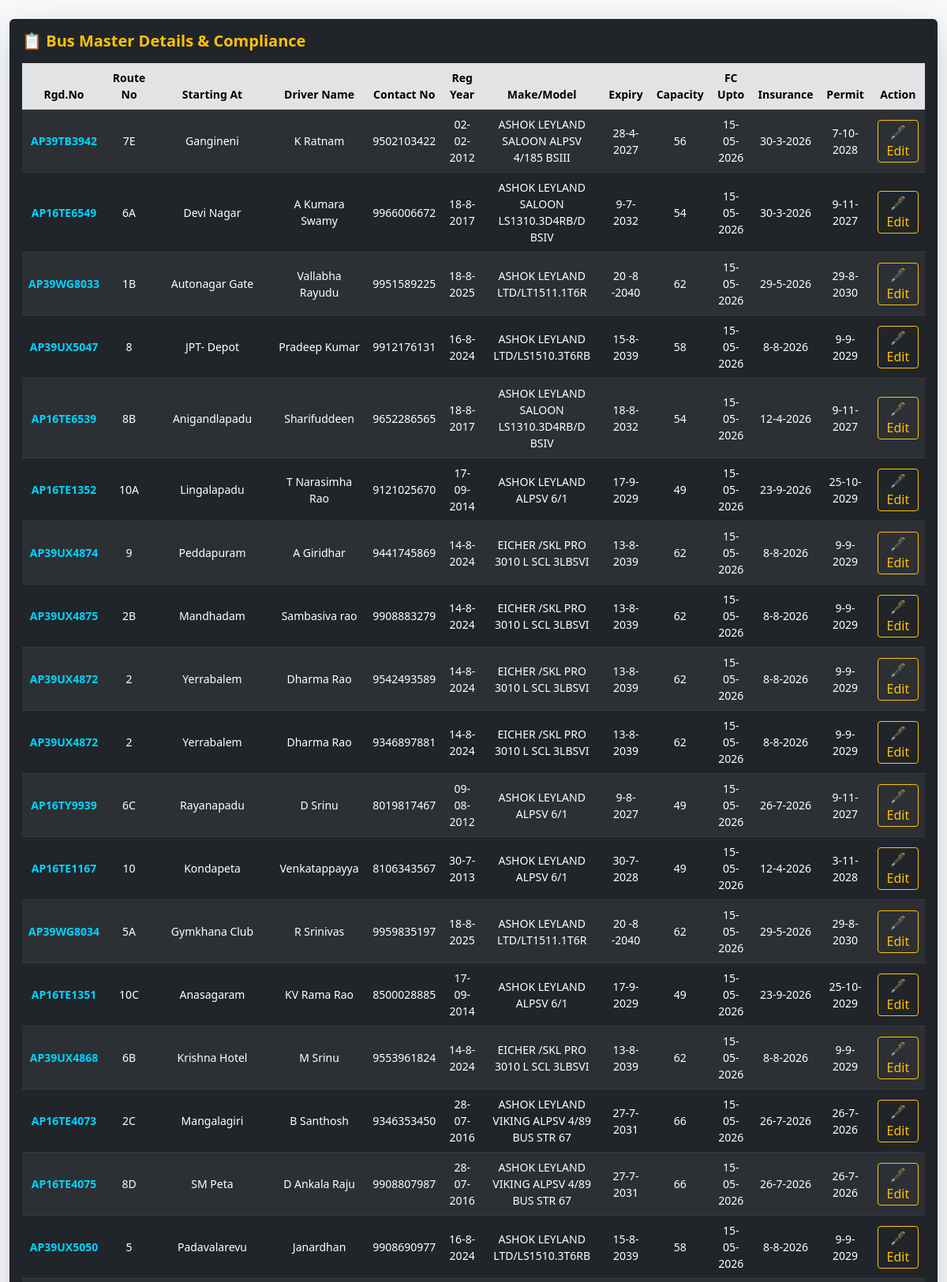
/master_details (upper part), run on the app's committed database.
### tables this page shows
CREATE TABLE buses (
            id INTEGER PRIMARY KEY AUTOINCREMENT,
            bus_rgdno TEXT,
            route_no TEXT,
            starting_at TEXT,
            driver_name TEXT,
            contact_no TEXT,
            year_reg TEXT,
            make_model TEXT,
            year_expiry TEXT,
            capacity TEXT,
            fc_date TEXT,
            insurance_date TEXT,
            permit_expiry TEXT
        );

### app.py (the view, shortened to what this page needs)
@app.route("/master_details", methods=['GET', 'POST'])
def master_details():
    conn = get_db_connection()
    buses = conn.execute("SELECT * FROM buses").fetchall()
    conn.close()
    return render_template("page5_master.html", buses=buses)

### app.py (called while the page is built)
def get_db_connection():
    conn = sqlite3.connect(DB_NAME)
    conn.row_factory = sqlite3.Row
    return conn

### templates/page5_master.html (shortened to what this page needs)
{% extends 'base.html' %}
{% block content %}
<div class="container-fluid mt-4">
    <div class="card bg-dark text-light shadow-lg p-3 border-0">
        <h5 class="text-warning mb-3 fw-bold">📋 Bus Master Details & Compliance</h5>
        <div class="table-responsive">
            <table class="table table-dark table-striped table-hover align-middle text-center small">
                <thead class="table-secondary text-dark">
                    <tr>
                        <th>Rgd.No</th><th>Route No</th><th>Starting At</th><th>Driver Name</th>
                        <th>Contact No</th><th>Reg Year</th><th>Make/Model</th><th>Expiry</th>
                        <th>Capacity</th><th>FC Upto</th><th>Insurance</th><th>Permit</th><th>Action</th>
                    </tr>
                </thead>
                <tbody>
                    {% for bus in buses %}
                    <tr>
                        <td class="text-info-custom">{{ bus.bus_rgdno }}</td>
                        <td>{{ bus.route_no }}</td><td>{{ bus.starting_at }}</td>
                        <td>{{ bus.driver_name }}</td><td>{{ bus.contact_no }}</td>
                        <td>{{ bus.year_reg }}</td><td>{{ bus.make_model }}</td>
                        <td>{{ bus.year_expiry }}</td><td>{{ bus.capacity }}</td>
                        <td>{{ bus.fc_date }}</td><td>{{ bus.insurance_date }}</td>
                        <td>{{ bus.permit_expiry }}</td>
                        <td><button class="btn btn-edit-outline" data-bs-toggle="modal" data-bs-target="#edit{{ bus.id }}">🖋 Edit</button></td>
                    </tr>
                    {% endfor %}
                </tbody>
            </table>
        </div>
    </div>
</div>
{% endblock %}

### templates/base.html (style rules this page uses)
body { background-color: #f8f9fa; }

### templates/page5_master.html (style rules this page uses)
.table-dark { background-color: #1a222b !important; }
.text-info-custom { color: #00d4ff !important; font-weight: bold; }
.btn-edit-outline { border: 1px solid #ffc107; color: #ffc107; background: transparent; padding: 2px 10px; border-radius: 4px; }

### data on the page
buses: bus_rgdno "AP39TB3942", route_no "7E", starting_at "Gangineni", driver_name "K Ratnam", contact_no "9502103422", year_reg "02-02-2012", make_model "ASHOK LEYLAND SALOON ALPSV 4/185 BSIII", year_expiry "28-4-2027", capacity "56", fc_date "15-05-2026", insurance_date "30-3-2026", permit_expiry "7-10-2028"
buses: bus_rgdno "AP16TE6549", route_no "6A", starting_at "Devi Nagar", driver_name "A Kumara Swamy", contact_no "9966006672", year_reg "18-8-2017", make_model "ASHOK LEYLAND SALOON LS1310.3D4RB/D BSIV", year_expiry "9-7-2032", capacity "54", fc_date "15-05-2026", insurance_date "30-3-2026", permit_expiry "9-11-2027"
buses: bus_rgdno "AP39WG8033", route_no "1B", starting_at "Autonagar Gate", driver_name "Vallabha Rayudu", contact_no "9951589225", year_reg "18-8-2025", make_model "ASHOK LEYLAND LTD/LT1511.1T6R", year_expiry "20 -8 -2040", capacity "62", fc_date "15-05-2026", insurance_date "29-5-2026", permit_expiry "29-8-2030"
buses: bus_rgdno "AP39UX5047", route_no "8", starting_at "JPT- Depot", driver_name "Pradeep Kumar", contact_no "9912176131", year_reg "16-8-2024", make_model "ASHOK LEYLAND LTD/LS1510.3T6RB", year_expiry "15-8-2039", capacity "58", fc_date "15-05-2026", insurance_date "8-8-2026", permit_expiry "9-9-2029"
buses: bus_rgdno "AP16TE6539", route_no "8B", starting_at "Anigandlapadu", driver_name "Sharifuddeen", contact_no "9652286565", year_reg "18-8-2017", make_model "ASHOK LEYLAND SALOON LS1310.3D4RB/D BSIV", year_expiry "18-8-2032", capacity "54", fc_date "15-05-2026", insurance_date "12-4-2026", permit_expiry "9-11-2027"
buses: bus_rgdno "AP16TE1352", route_no "10A", starting_at "Lingalapadu", driver_name "T Narasimha Rao", contact_no "9121025670", year_reg "17-09-2014", make_model "ASHOK LEYLAND ALPSV 6/1", year_expiry "17-9-2029", capacity "49", fc_date "15-05-2026", insurance_date "23-9-2026", permit_expiry "25-10-2029"
buses: bus_rgdno "AP39UX4874", route_no "9", starting_at "Peddapuram", driver_name "A Giridhar", contact_no "9441745869", year_reg "14-8-2024", make_model "EICHER /SKL PRO 3010 L SCL 3LBSVI", year_expiry "13-8-2039", capacity "62", fc_date "15-05-2026", insurance_date "8-8-2026", permit_expiry "9-9-2029"
buses: bus_rgdno "AP39UX4875", route_no "2B", starting_at "Mandhadam", driver_name "Sambasiva rao", contact_no "9908883279", year_reg "14-8-2024", make_model "EICHER /SKL PRO 3010 L SCL 3LBSVI", year_expiry "13-8-2039", capacity "62", fc_date "15-05-2026", insurance_date "8-8-2026", permit_expiry "9-9-2029"
buses: bus_rgdno "AP39UX4872", route_no "2", starting_at "Yerrabalem", driver_name "Dharma Rao", contact_no "9542493589", year_reg "14-8-2024", make_model "EICHER /SKL PRO 3010 L SCL 3LBSVI", year_expiry "13-8-2039", capacity "62", fc_date "15-05-2026", insurance_date "8-8-2026", permit_expiry "9-9-2029"
buses: bus_rgdno "AP39UX4872", route_no "2", starting_at "Yerrabalem", driver_name "Dharma Rao", contact_no "9346897881", year_reg "14-8-2024", make_model "EICHER /SKL PRO 3010 L SCL 3LBSVI", year_expiry "13-8-2039", capacity "62", fc_date "15-05-2026", insurance_date "8-8-2026", permit_expiry "9-9-2029"
buses: bus_rgdno "AP16TY9939", route_no "6C", starting_at "Rayanapadu", driver_name "D Srinu", contact_no "8019817467", year_reg "09-08-2012", make_model "ASHOK LEYLAND ALPSV 6/1", year_expiry "9-8-2027", capacity "49", fc_date "15-05-2026", insurance_date "26-7-2026", permit_expiry "9-11-2027"
buses: bus_rgdno "AP16TE1167", route_no "10", starting_at "Kondapeta", driver_name "Venkatappayya", contact_no "8106343567", year_reg "30-7-2013", make_model "ASHOK LEYLAND ALPSV 6/1", year_expiry "30-7-2028", capacity "49", fc_date "15-05-2026", insurance_date "12-4-2026", permit_expiry "3-11-2028"
buses: bus_rgdno "AP39WG8034", route_no "5A", starting_at "Gymkhana Club", driver_name "R Srinivas", contact_no "9959835197", year_reg "18-8-2025", make_model "ASHOK LEYLAND LTD/LT1511.1T6R", year_expiry "20 -8 -2040", capacity "62", fc_date "15-05-2026", insurance_date "29-5-2026", permit_expiry "29-8-2030"
buses: bus_rgdno "AP16TE1351", route_no "10C", starting_at "Anasagaram", driver_name "KV Rama Rao", contact_no "8500028885", year_reg "17-09-2014", make_model "ASHOK LEYLAND ALPSV 6/1", year_expiry "17-9-2029", capacity "49", fc_date "15-05-2026", insurance_date "23-9-2026", permit_expiry "25-10-2029"
buses: bus_rgdno "AP39UX4868", route_no "6B", starting_at "Krishna Hotel", driver_name "M Srinu", contact_no "9553961824", year_reg "14-8-2024", make_model "EICHER /SKL PRO 3010 L SCL 3LBSVI", year_expiry "13-8-2039", capacity "62", fc_date "15-05-2026", insurance_date "8-8-2026", permit_expiry "9-9-2029"
buses: bus_rgdno "AP16TE4073", route_no "2C", starting_at "Mangalagiri", driver_name "B Santhosh", contact_no "9346353450", year_reg "28-07-2016", make_model "ASHOK LEYLAND VIKING ALPSV 4/89 BUS STR 67", year_expiry "27-7-2031", capacity "66", fc_date "15-05-2026", insurance_date "26-7-2026", permit_expiry "26-7-2026"
buses: bus_rgdno "AP16TE4075", route_no "8D", starting_at "SM Peta", driver_name "D Ankala Raju", contact_no "9908807987", year_reg "28-07-2016", make_model "ASHOK LEYLAND VIKING ALPSV 4/89 BUS STR 67", year_expiry "27-7-2031", capacity "66", fc_date "15-05-2026", insurance_date "26-7-2026", permit_expiry "26-7-2026"
buses: bus_rgdno "AP39UX5050", route_no "5", starting_at "Padavalarevu", driver_name "Janardhan", contact_no "9908690977", year_reg "16-8-2024", make_model "ASHOK LEYLAND LTD/LS1510.3T6RB", year_expiry "15-8-2039", capacity "58", fc_date "15-05-2026", insurance_date "8-8-2026", permit_expiry "9-9-2029"
